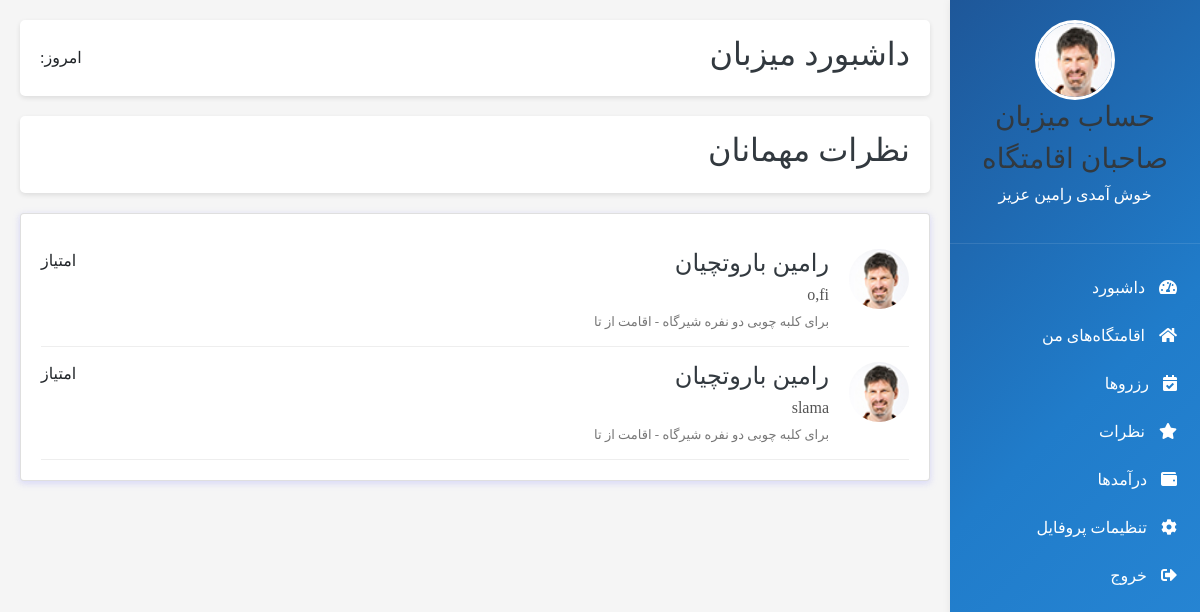
The page /admin-panel/eghamat/comment_list/ (signed in) on the database as committed earlier.
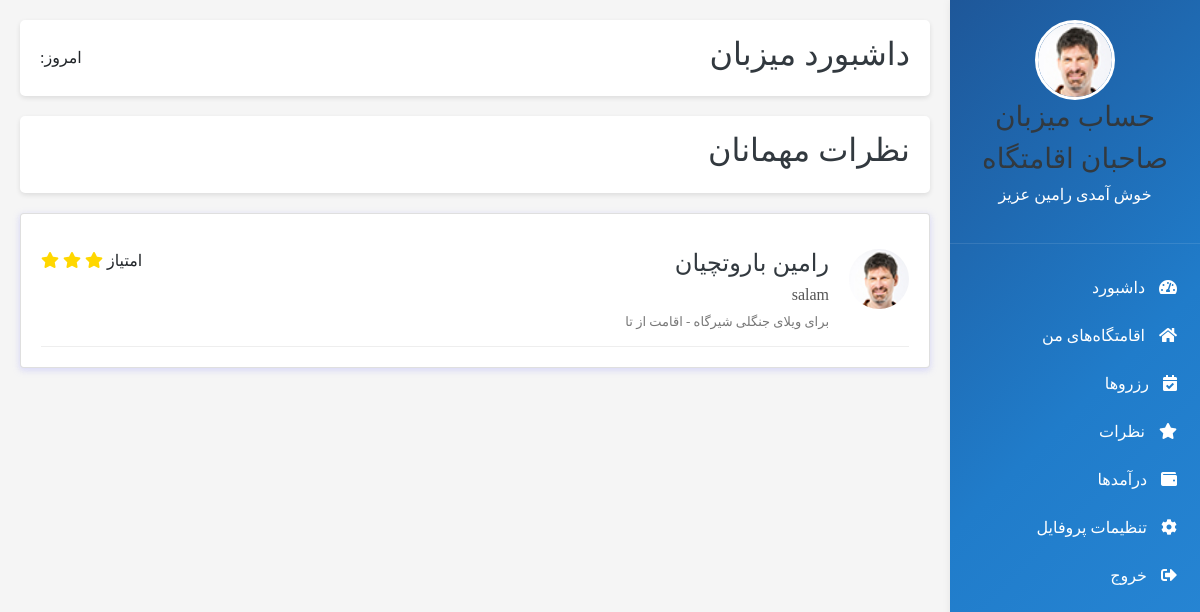
The same page on the database as committed later.
### user_account/models.py (models this page shows, shortened)
class User(AbstractUser):
    user_number = models.CharField(max_length=50, null=True, verbose_name='شماره تماس')
    verification_code = models.CharField(max_length=6, null=True, blank=True)
    avatar = models.ImageField(upload_to='media', default='', null=True, verbose_name='آواتار')
    class Meta:
        verbose_name = 'کاربر'
        verbose_name_plural = 'کاربران'

### eghamatgah/models.py (models this page shows, shortened)
class EghamatComment(models.Model):
    STAR_TYPE = (
        ('1', '1'),
        ('2', '2'),
        ('3', '3'),
        ('4', '4'),
        ('5', '5'),
    )
    eghamat = models.ForeignKey(Eghamatgah, on_delete=models.CASCADE, verbose_name='اقامتگاه')
    parent = models.ForeignKey('EghamatComment', null=True,blank=True,on_delete=models.CASCADE,related_name='parentcomment', verbose_name='والد')
    user = models.ForeignKey(User,on_delete=models.CASCADE,null=True,blank=True,verbose_name='کاربر')
    create_date = models.DateTimeField(auto_now_add=True,verbose_name='تاریخ ثبت')
    text = models.TextField(verbose_name='متن نظر')
    star = models.CharField(max_length=20, choices=STAR_TYPE, verbose_name='امتیاز')
    booking = models.OneToOneField('booking.Booking',on_delete=models.CASCADE,default='',null=True,blank=True, verbose_name='رزرو مربوطه')
    class Meta:
        verbose_name = 'نظر اقامتگاه'
        verbose_name_plural = 'نظرات اقامتگاه'

class Eghamatgah(models.Model):
    type = (
        ('villa', 'ویلا'),
        ('aparteman', 'آپارتمان'),
        ('khanebagh', 'خانه باغ'),
        ('kolbe', 'کلبه'),
    )
    Ecategory = models.ManyToManyField(Eghamatgah_Category, blank=True, related_name='categories', verbose_name='دسته بندی')
    seller = models.ForeignKey(Seller,on_delete=models.CASCADE, related_name='seller', verbose_name='فروشنده')
    title = models.CharField(max_length=100, verbose_name='عنوان اقامتگاه')
    eghamat_type= models.CharField(max_length=100, choices=type, verbose_name='نوع اقامتگاه')
    ostan = models.CharField(max_length=20, verbose_name='استان')
    shahr = models.CharField(max_length=20, verbose_name='شهر')
    address = models.CharField(max_length=300, verbose_name='آدرس کامل')
    tedad_otagh = models.PositiveIntegerField(null=True, verbose_name='تعداد اتاق')
    metrazh = models.PositiveIntegerField(null=True, verbose_name='متراژ')
    zarfiat = models.PositiveIntegerField(null=True, verbose_name='ظرفیت')
    zarfiat_extra = models.DecimalField(max_digits=10,decimal_places=2, default=0, verbose_name='تعداد نفرات اضافه')
    gheymat_har_shab = models.IntegerField(null=True, verbose_name='قیمت هر شب')
    time_voroud = models.TimeField(null=True, verbose_name='تایم ورود')
    time_khorouj = models.TimeField(null=True, verbose_name='تایم خروج')
    description = models.CharField(max_length=200, verbose_name='توضیحات تکمیلی')
    wifi = models.BooleanField(default=False, verbose_name='اینترنت وای فای')
    parking = models.BooleanField(default=False, verbose_name='پارکینگ')
    pool = models.BooleanField(default=False, verbose_name='استخر')
    kitchen = models.BooleanField(default=False, verbose_name='آشپزخانه')
    tv = models.BooleanField(default=False, verbose_name='تلویزیون')
    image = models.ImageField(upload_to='media',default='', verbose_name='تصویر1')
    image2 = models.ImageField(upload_to='media',default='', verbose_name='تصویر2')
    image3 = models.ImageField(upload_to='media',default='', verbose_name='تصویر3')
    image4 = models.ImageField(upload_to='media',default='', verbose_name='تصویر4')
    image5 = models.ImageField(upload_to='media',default='', verbose_name='تصویر5')
    video = models.FileField(
        upload_to='videos',
        null=True,
        blank=True,
        validators=[FileExtensionValidator(allowed_extensions=['mp4', 'mov', 'avi'])],
        verbose_name='ویدیو'
    )
    aparat_video_id = models.CharField(max_length=100, null=True, blank=True)
    created_at = models.DateTimeField(auto_now_add=True)
    class Meta:
        verbose_name = 'مشخصات اقامتگاه'
        verbose_name_plural = 'مشخصات اقامتگاه ها'

### seller_admin_panel/views.py (the view)
@method_decorator(permission_checker_decorator_factory(), name='dispatch')
class EghamatCommentAdmin(ListView):
    model = EghamatComment
    form_class = EghamatCommentFormAdmin
    template_name = 'eghamatgah/comments.html'
    success_url = reverse_lazy('comment_list')
    def get_queryset(self):
        query = super(EghamatCommentAdmin, self).get_queryset()
        status = self.request.GET.get('status')
        eghamat_id = self.request.GET.get('eghamat')
        if status:
            query = query.filter(status=status)
        if eghamat_id:
            query = query.filter(eghamat__id=eghamat_id)
        return query.order_by('-create_date')

### polls/templatetags/poll_extras.py (called while the page is built)
@register.filter
def to_jalali(value):
    if not value:
        return ""
    try:
        return JalaliDate(value).strftime('%Y/%m/%d')
    except Exception:
        return value

@register.simple_tag
def today_jalali():
    return JalaliDate.today().strftime('%Y/%m/%d')

### utils/my_decoretors.py (called while the page is built)
def permission_checker_decorator_factory(data=None):
    def permission_checker_decorator(func):
        def wrapper(request: HttpRequest, *args, **kwargs):
            print(data)
            if request.user.is_authenticated and request.user.is_superuser:
                return func(request, *args, **kwargs)
            else:
                return redirect(reverse('login_page'))
        return wrapper
    return permission_checker_decorator

### seller_admin_panel/templates/eghamatgah/comments.html (shortened to what this page needs)
{% extends 'base/seller_dashboard.html' %}
{% load poll_extras %}
{% block admin_content %}
        <div class="dashboard-header">
            <h2>داشبورد میزبان</h2>
            <div>
                <span>امروز: {% today_jalali %}</span>
            </div>
        </div>
        <div>
            <div class="dashboard-header">
                <h2>نظرات مهمانان</h2>
            </div>
            <div class="card">
                {% for comment in object_list %}
                <div style="display: flex; gap: 20px; padding: 15px 0; border-bottom: 1px solid #eee;">
                    <img src="{{ comment.user.avatar.url}}" alt="{{ comment.user.first_name}}" style="width: 60px; height: 60px; border-radius: 50%; object-fit: cover;">
                    <div style="flex: 1;">
                        <div style="display: flex; justify-content: space-between;">
                            <h4 style="margin: 0;">{{ comment.user.first_name}} {{ comment.user.last_name }}</h4>
                            <div>
                                امتیاز
                                {% if comment.star == '1' %}
                                    <i class="fas fa-star" style="color: gold;"></i>
                                {% elif comment.star == '2' %}
                                    <i class="fas fa-star" style="color: gold;"></i>
                                    <i class="fas fa-star" style="color: gold;"></i>
                                {% elif comment.star == '3' %}
                                    <i class="fas fa-star" style="color: gold;"></i>
                                    <i class="fas fa-star" style="color: gold;"></i>
                                    <i class="fas fa-star" style="color: gold;"></i>
                                {% elif comment.star == '4' %}
                                    <i class="fas fa-star" style="color: gold;"></i>
                                    <i class="fas fa-star" style="color: gold;"></i>
                                    <i class="fas fa-star" style="color: gold;"></i>
                                    <i class="fas fa-star" style="color: gold;"></i>
                                {% elif comment.star == '5' %}
                                    <i class="fas fa-star" style="color: gold;"></i>
                                    <i class="fas fa-star" style="color: gold;"></i>
                                    <i class="fas fa-star" style="color: gold;"></i>
                                    <i class="fas fa-star" style="color: gold;"></i>
                                    <i class="fas fa-star" style="color: gold;"></i>
                                {% endif %}
                            </div>
                        </div>
                        <p style="margin: 5px 0 0; color: #555;">{{ comment.text }}</p>
                        <p style="margin: 5px 0 0; font-size: 13px; color: #777;">برای {{ comment.eghamat.title}} {{ comment.eghamat.shahr }} - اقامت از
                            {{ comment.booking.check_in|to_jalali}} تا {{ comment.booking.check_out|to_jalali }}</p>
                    </div>
                </div>
            {% endfor %}
            </div>
        </div>
{% endblock %}

### seller_admin_panel/templates/base/seller_dashboard.html (shortened to what this page needs)
<!DOCTYPE html>
{% load static %}
<html lang="fa" dir="rtl">
<head>
    <link rel="stylesheet" href="https://unpkg.com/swiper/swiper-bundle.min.css" />
    <link rel="stylesheet" href="https://cdnjs.cloudflare.com/ajax/libs/font-awesome/5.15.3/css/all.min.css">
    <link rel="stylesheet" href="{% static 'admin_panel/css/style.css' %}">
    <link rel="stylesheet" href="{% static 'admin_panel/css/bootstrap-extended.css' %}">
    <link rel="stylesheet" href="{% static 'admin_panel/css/bootstrap.min.css' %}">
</head>
<body>
<div class="dashboard">
    {% include 'include/sidebar.html' %}
    <div class="main-content">
{% block admin_content %}
    {% endblock %}
    </div>
</div>
</body>
</html>

### seller_admin_panel/templates/include/sidebar.html
    <div class="sidebar">
        <div class="sidebar-header">
            <img src="{{ user.avatar.url }}" alt="{{ user.title}}">
            <h3>حساب میزبان</h3>
            <h3>صاحبان اقامتگاه</h3>
            <p>خوش آمدی {{ user.first_name }} عزیز</p>
        </div>
        <div class="sidebar-menu">
            <a href="{% url 'admin_home' %}"><i class="fas fa-tachometer-alt"></i> داشبورد</a>
            <a href="{% url 'eghamat_list_dashboard' %}"><i class="fas fa-home"></i> اقامتگاه‌های من</a>
            <a href="{% url 'booking_list' %}"><i class="fas fa-calendar-check"></i> رزروها</a>
            <a href="{% url 'comment_list' %}"><i class="fas fa-star"></i> نظرات</a>
            <a href="{% url 'daramad' %}"><i class="fas fa-wallet"></i> درآمدها</a>
            <a href="{% url 'seller_profile' %}"><i class="fas fa-cog"></i> تنظیمات پروفایل</a>
            <a href="{% url 'home' %}"><i class="fas fa-sign-out-alt"></i> خروج</a>
        </div>
    </div>

### static/admin_panel/css/style.css (style rules this page uses)
.dashboard { display: flex; min-height: 100vh; background-color: #f5f5f5; font-family: "B Nazanin"; }
.sidebar { width: 250px; background: linear-gradient(135deg, #1e5799 0%,#207cca 51%,#2989d8 100%); color: white; padding: 20px 0; box-shadow: 2px 0 10px rgba(0,0,0,0.1); }
.sidebar-header { padding: 0 20px 20px; border-bottom: 1px solid rgba(255,255,255,0.1); text-align: center; }
.sidebar-header img { width: 80px; height: 80px; border-radius: 50%; object-fit: cover; border: 3px solid white; }
.sidebar-menu { padding: 20px 0; }
.sidebar-menu a { display: block; padding: 12px 20px; color: white; text-decoration: none; transition: all 0.3s; border-right: 3px solid transparent; }
.sidebar-menu i { margin-left: 10px; }
.main-content { flex: 1; padding: 20px; }
.dashboard-header { background: white; padding: 15px 20px; border-radius: 5px; box-shadow: 0 2px 5px rgba(0,0,0,0.1); margin-bottom: 20px; display: flex; justify-content: space-between; align-items: center; }
.card { background: white; border-radius: 5px; padding: 20px; box-shadow: 0 2px 5px rgba(0,0,0,0.1); }

Rows that differ between the two databases and show on the page:
removed EghamatComment: user.avatar (picture), user.first_name "رامین", user.last_name "باروتچیان", text "o,fi", eghamat "کلبه چوبی دو نفره", eghamat.shahr "شیرگاه"
removed EghamatComment: user.avatar (picture), user.first_name "رامین", user.last_name "باروتچیان", text "slama", eghamat "کلبه چوبی دو نفره", eghamat.shahr "شیرگاه"
added EghamatComment: user.avatar (picture), user.first_name "رامین", user.last_name "باروتچیان", star "3" (drawn), text "salam", eghamat "ویلای جنگلی", eghamat.shahr "شیرگاه"
